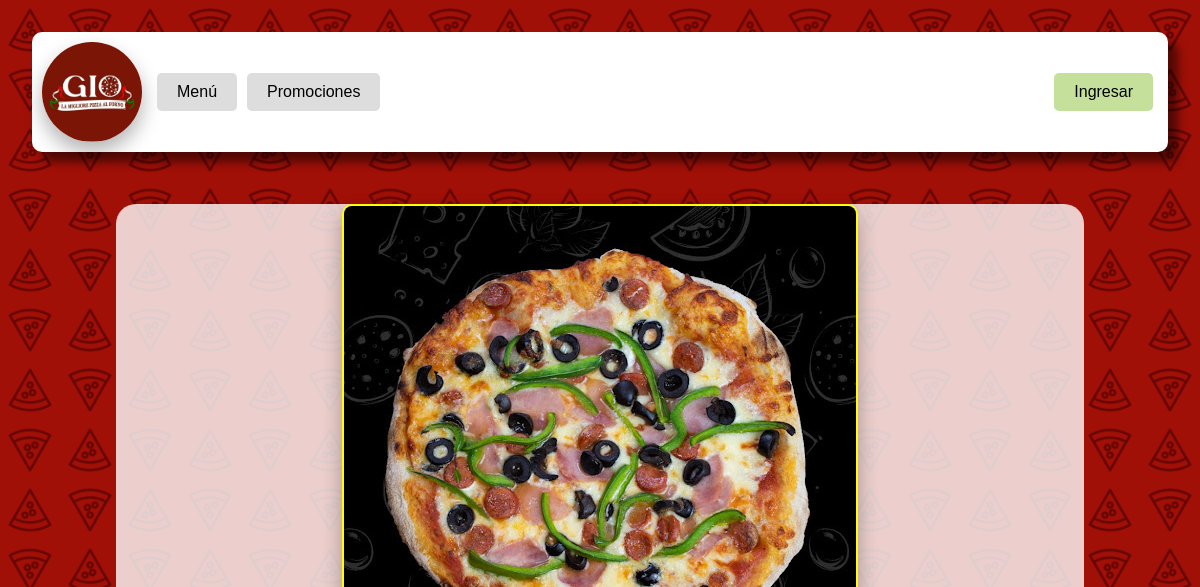
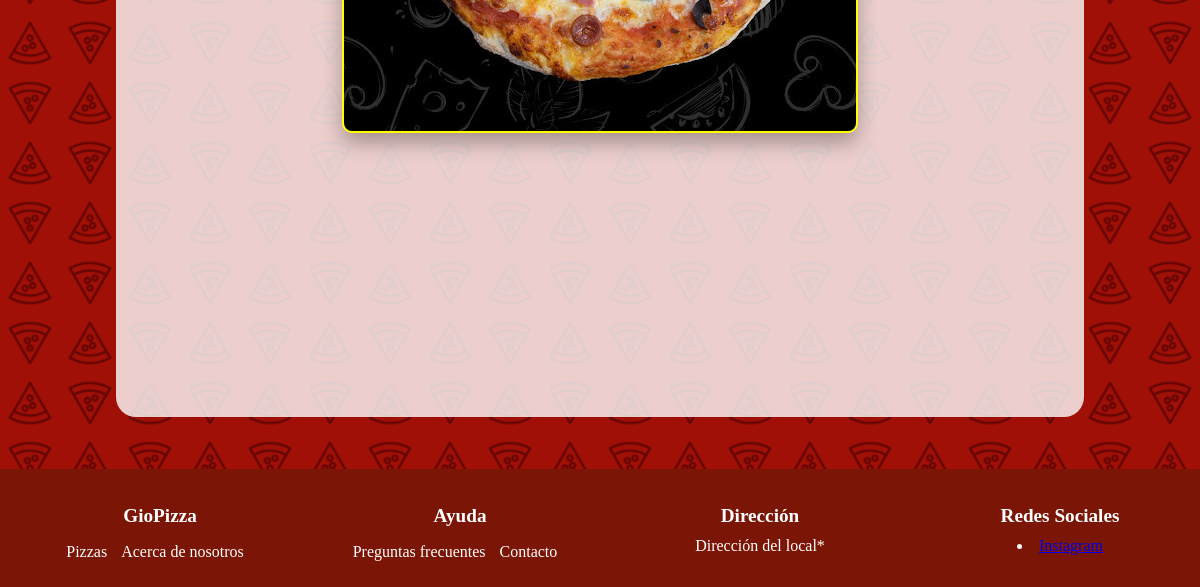
The app's page /, older data (2 pictures, top to bottom).
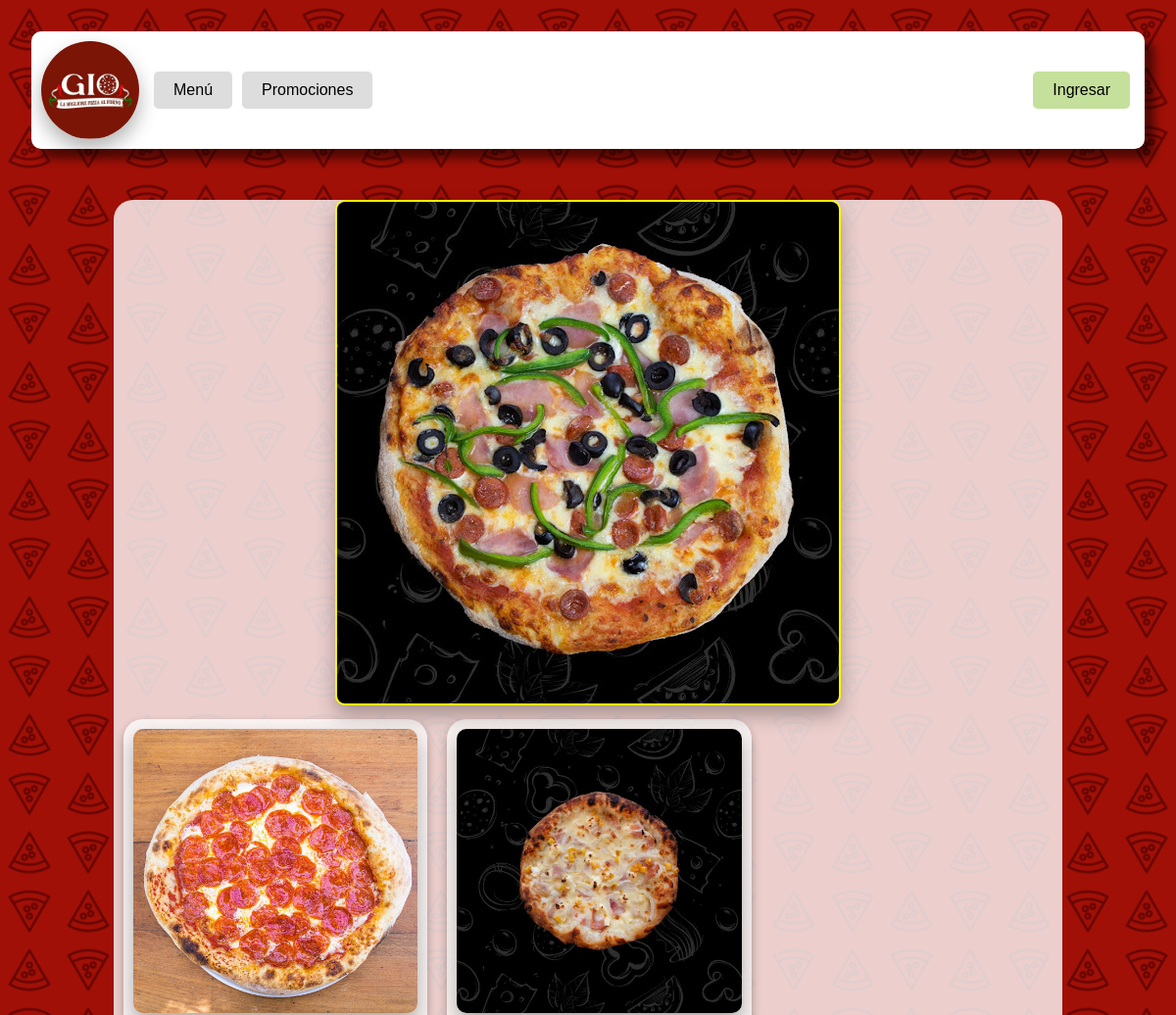
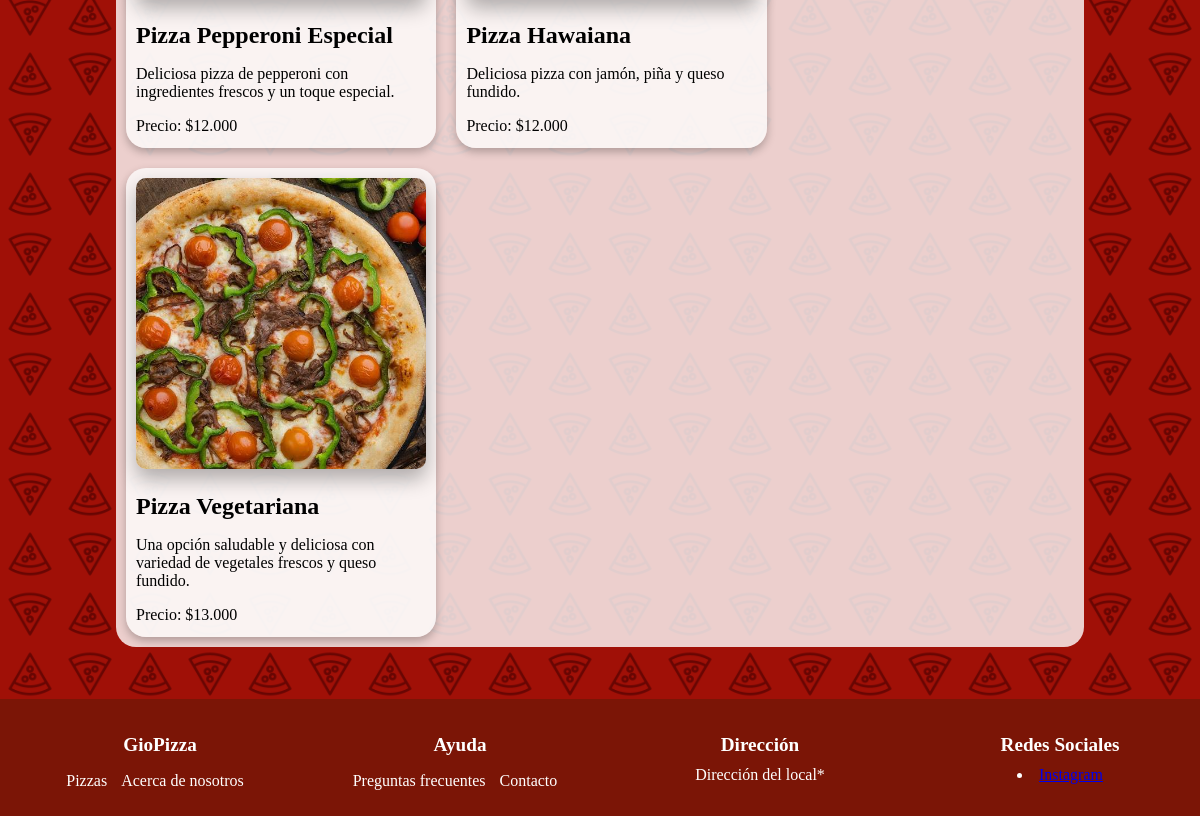
The same page, newer data (2 pictures, top to bottom).
### store/models.py (models this page shows, shortened)
class Producto(models.Model):
    titulo = models.CharField(max_length=255)
    precio = models.DecimalField(max_digits=10, decimal_places=2)
    descripcion = models.TextField()
    imagen = models.ImageField(upload_to='productos/', null=True, blank=True)

### store/views.py (the view)
# urls.py: path('', include('store.urls')),
def store(request):
    productos = Producto.objects.all()
    for producto in productos:
        precio_formateado = "${:,.0f}".format(producto.precio).replace(",", ".")
        producto.precio_formateado = precio_formateado
    context = {'productos': productos}
    return render(request, 'store/store.html', context)

### store/templates/store/store.html (shortened to what this page needs)
{% extends 'store/main.html' %}
{% load static %}
{% block content %}
<link rel="stylesheet" type="text/css" href="{% static 'css/store.css' %}">
<div class="body">
    <div class="carousel-container">
        <div class="carousel-slide">
            <img src="{% static 'img/carousel1.jpg' %}" alt="Imagen 1">
        </div>
    </div>
    <div class="product-cards">
        {% for producto in productos %}
            <div class="card">
                <img src="{{ producto.imagen.url }}" alt="{{ producto.titulo }}">
                <div class="card-info">
                    <h2>{{ producto.titulo }}</h2>
                    <p>{{ producto.descripcion }}</p>
                    <p class="precio">Precio: {{ producto.precio_formateado }} </p>
                </div>
            </div>
        {% endfor %}
    </div>
</div>
{% endblock %}

### store/templates/store/main.html (shortened to what this page needs)
<!DOCTYPE html>
{% load static %}
<html>
<head>
    <link rel="stylesheet" type="text/css" href="{% static 'css/main.css' %}">
</head>
<body>
    <div id='navbar'>
        <div class="navbar-left">
            <img src="{% static 'img/logo.png' %}" alt="Logo" class="logo">
            <button class="nav-button">Menú</button>
            <button class="nav-button">Promociones</button>
        </div>
        <div class="navbar-right">
            <button class="nav-button nav-button-login">Ingresar</button>
        </div>
    </div>
    <div id='container'>
        {% block content %}
        {% endblock content %}
    </div>
    <footer>
        <div class="footer-section">
            <h4>GioPizza</h4>
            <ul>
                <li><a href="#">Pizzas</a></li>
                <li><a href="#">Acerca de nosotros</a></li>
            </ul>
        </div>
        <div class="footer-section">
            <h4>Ayuda</h4>
            <ul>
                <li><a href="#">Preguntas frecuentes</a></li>
                <li><a href="#">Contacto</a></li>
            </ul>
        </div>
        <div class="footer-section">
            <h4>Dirección</h4>
            <p>Dirección del local*</p>
        </div>
        <div class="footer-section">
            <h4>Redes Sociales</h4>
            <li><a href="https://www.instagram.com/gio_pizzeria_al_forno/">Instagram</a></li>
        </div>
    </footer>
</body>
</html>

### ecommerce/static/css/main.css (style rules this page uses)
body { background-image: url('/static/img/background.jpg'); background-repeat: repeat; background-size: 10%; display: flex; flex-direction: column; min-height: 100vh; margin: 0; }
#navbar { background-color: #ffffff; padding: 10px; margin: 2em; display: flex; align-items: center; border-radius: 10px; box-shadow: 10px 10px 10px rgba(0, 0, 0, 0.5); position: sticky; top: 0; z-index: 100; }
.navbar-right { margin-left: auto; display: flex; align-items: center; }
.navbar-left { margin-right: auto; display: flex; align-items: center; }
.nav-button { margin: 5px; padding: 10px 20px; font-size: 16px; border: none; cursor: pointer; background-color: #ddd; border-radius: 5px; }
.nav-button-login, .nav-button-register { background-color: #c5e09b; }
.logo, .footer-logo { width: 100px; height: 100px; margin-right: 10px; border-radius: 50%; }
#container { padding: 20px; margin-left: 6em; margin-right: 6em; flex: 1; }
footer { background-color: #7b1506; color: white; margin-top: 2em; padding: 10px; width: 100%; text-align: center; display: flex; flex-direction: row; }
.footer-section { text-align: center; flex: 1; }
.footer-section h4 { font-size: 1.2rem; margin-bottom: 10px; }
.footer-section ul { list-style: none; padding: 0; }
.footer-section ul li { display: inline-block; margin-right: 10px; }
.footer-section ul li a { color: #fff; text-decoration: none; }
.footer-section p { margin: 0; }

### ecommerce/static/css/store.css (style rules this page uses)
.body { background-color: rgba(255, 255, 255, 0.80); display: flex; flex-direction: column; min-height: 100vh; margin: 0; border-radius: 20px; }
.carousel-container { position: relative; display: inline-block; text-align: center; }
.carousel-slide { display: none; transition: opacity 0.5s ease-in-out; }
.carousel-slide.active { display: block; opacity: 1; }
.carousel-slide img { max-width: 100%; height: auto; animation: carousel 5s infinite; box-shadow: 0px 10px 20px rgba(0, 0, 0, 0.3); border: 2px solid yellow; border-radius: 10px; }
img { max-width: 100%; box-shadow: 0px 10px 20px rgba(0, 0, 0, 0.3); border-radius: 10px; }
button { display: inline-block; margin-top: 10px; }
.product-cards { display: flex; flex-wrap: wrap; }
.card { width: 30%; background-color: rgba(255, 255, 255, 0.75); margin: 10px; padding: 10px; border-radius: 20px; box-shadow: 0 4px 8px rgba(0, 0, 0, 0.25); }
.card img { max-width: 100%; height: auto; border-radius: 10px; }
.card-info { margin-top: 10px; }
.card-info h2 { font-size: 1.5em; margin-bottom: 5px; }
.card-info p { font-size: 1em; margin-bottom: 3px; }
.precio { margin-bottom: auto; }

Row changes from the older to the newer data that the page shows:
added Producto: imagen (picture), titulo "Pizza Pepperoni Especial", descripcion "Deliciosa pizza de pepperoni con ingredientes frescos y un toque especial.", precio_formateado "$12.000"
added Producto: imagen (picture), titulo "Pizza Hawaiana", descripcion "Deliciosa pizza con jamón, piña y queso fundido.", precio_formateado "$12.000"
added Producto: imagen (picture), titulo "Pizza Vegetariana", descripcion "Una opción saludable y deliciosa con variedad de vegetales frescos y queso fundido.", precio_formateado "$13.000"
